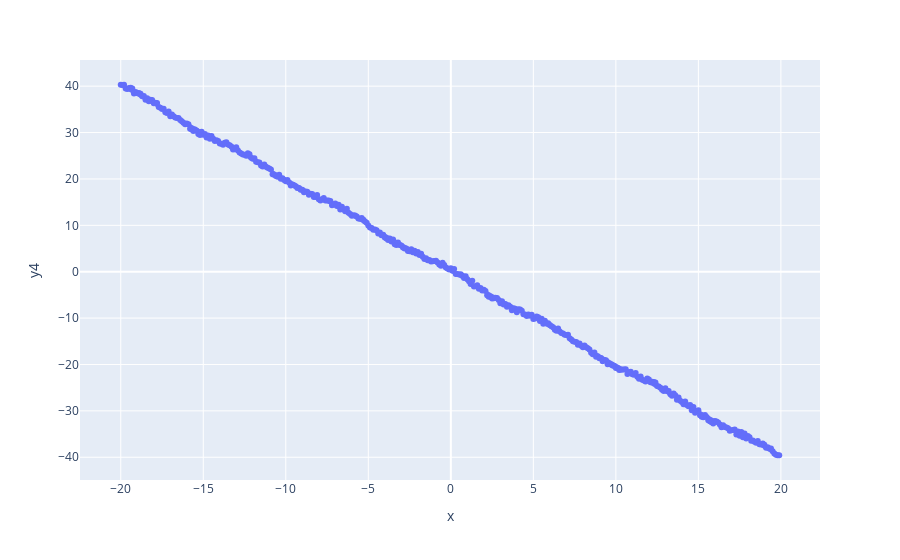

Notebook cell for this chart:
### Code cell
import plotly.express as px #importing the library 
fig = px.scatter(train, x="x", y="y4", trendline="ols") #Creating the plot
fig.show() #Showing the plot

### Figure 1 — Plotly figure (JSON) as saved in the notebook; plotly's stock layout.template omitted (floating-point values rounded to 4 significant figures; data arrays with more than 128 entries replaced by an {"elided": "..."} marker saying what was removed)
{"data": [{"hovertemplate": "x=%{x}<br>y4=%{y}<extra></extra>", "legendgroup": "", "marker": {"color": "#636efa", "symbol": "circle"}, "mode": "markers", "name": "", "orientation": "v", "showlegend": false, "type": "scatter", "x": {"elided": "400 float values"}, "xaxis": "x", "y": {"elided": "400 float values"}, "yaxis": "y"}, {"hovertemplate": "<b>OLS trendline</b><br>y4 = -2.00202 * x + 0.0120863<br>R<sup>2</sup>=0.999598<br><br>x=%{x}<br>y4=%{y} <b>(trend)</b><extra></extra>", "legendgroup": "", "marker": {"color": "#636efa", "symbol": "circle"}, "mode": "lines", "name": "", "showlegend": false, "type": "scatter", "x": {"elided": "400 float values"}, "xaxis": "x", "y": {"elided": "400 float values"}, "yaxis": "y"}], "layout": {"legend": {"tracegroupgap": 0}, "margin": {"t": 60}, "xaxis": {"anchor": "y", "domain": [0, 1], "title": {"text": "x"}}, "yaxis": {"anchor": "x", "domain": [0, 1], "title": {"text": "y4"}}}}
